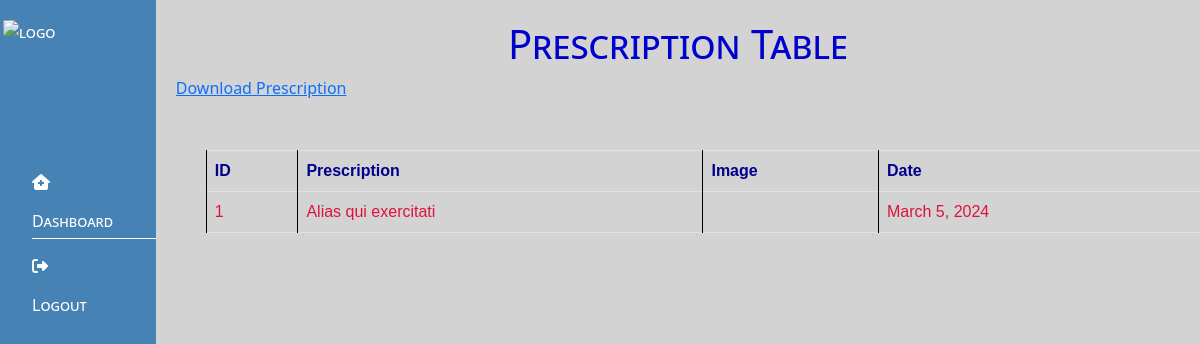
The page /table/1 on the database its author committed.
### home/models.py (models this page shows)
class Prescription(models.Model):
    patients = models.ForeignKey(Patients,on_delete=models.CASCADE,null=True,blank=True)
    prescription = models.TextField(null=True,blank=True)
    date = models.DateField(null=True,blank=True,auto_now_add=True)
    image = models.ImageField(upload_to="doctorsimage/",null=True,blank=True)

### home/views.py (the view)
# urls.py: path('table/<int:id>',views.table, name='table'),
def table(request, id):
    patient = get_object_or_404(Patients, id=id)
    prescription = Prescription.objects.filter(patients=patient)
    return render(request, 'admin/table.html', {'pres': prescription})

### home/templates/admin/table.html (shortened to what this page needs)
{% extends "admin/dash.html" %}
{% load static%}
{% block css %}
<link rel="stylesheet" href="{% static 'css/admin/doc.css' %}">
{% endblock css %}
{% block content %}
<h1>Prescription Table</h1>
<table class="table table-bordered" style="margin-left: 30px; margin-top: 50px;">
    <tr style="gap: 10px; color:royalblue;">
        <th>ID</th>
        <th>Prescription</th>
        <th>Image</th>
        <th>Date</th>
    </tr>
    {% for pres in pres %}
    <tr>
        <td>{{pres.id}}</td>
        <td>{{pres.prescription}}</td>
        <td>
        </td>
        <td>{{pres.date}}</td>
        <a href="{{ download_link }}">Download Prescription</a>
    </tr>
    {% endfor %}
</table>
{% endblock content %}

### home/static/css/admin/dash.css (style rules this page uses)
* { margin: 0; padding: 0; box-sizing: border-box; }
body { font-family: Arial, sans-serif; }

### home/static/css/admin/doc.css (style rules this page uses)
body { font-family: Arial, sans-serif; background-color:darkred }
h1 { color:mediumblue; text-align: center; font-variant: small-caps; }
.table { margin-top: 40px; font-family: Arial, sans-serif; }
.table th, .table td { border: 1px solid black; padding: 10px; text-align: left; }
.table th { background-color: #f2f2f2; color: darkblue; }
.table td { color:crimson; }

### rows shown on the page
Prescription: id "1", prescription "Alias qui exercitati", date "March 5, 2024"
